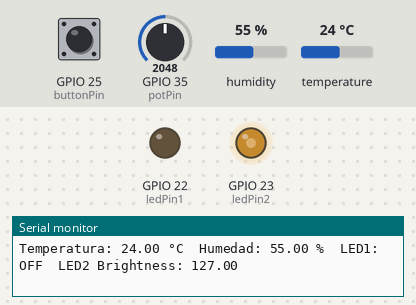
Simulated run of this sketch. Board: ESP32. On the bench: output pins drawn as LEDs (lit = HIGH), the last lines printed to the serial monitor. Dashed ring = blinking. The test bench sets the inputs (shaded band); at power-on: GPIO 35 (potPin) = 2048, GPIO 25 (buttonPin) HIGH, humidity 55 %, temperature 24 °C. WiFi joins after 1.5 s; servers stay silent unless stated; no MQTT or app messages arrive unless stated.

Above: at 2.7 s.
2.8 s: GPIO 35 (potPin) set to 2866
At 4.1 s:
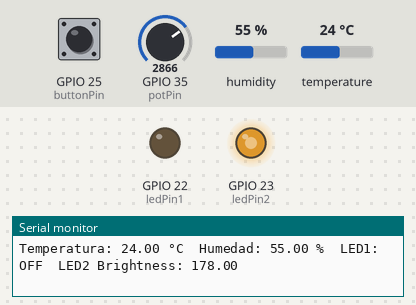
5.0 s: GPIO 25 (buttonPin) pulled LOW for 3.2 s
At 8.4 s:
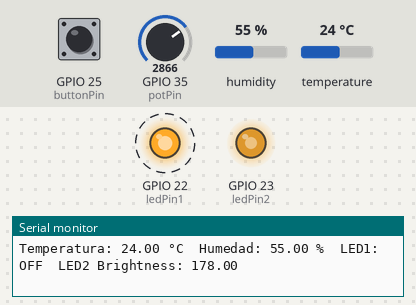
9.7 s: GPIO 35 (potPin) set to 1228
At 10.3 s:
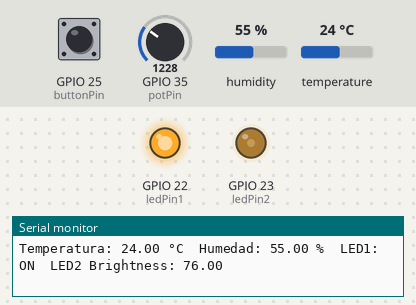
11.4 s: GPIO 35 (potPin) set to 3603
At 13.3 s:
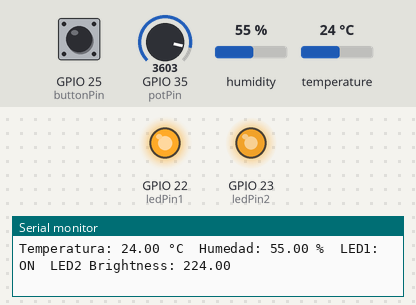
13.8 s: GPIO 25 (buttonPin) pulled LOW for 0.15 s
At 14.6 s:
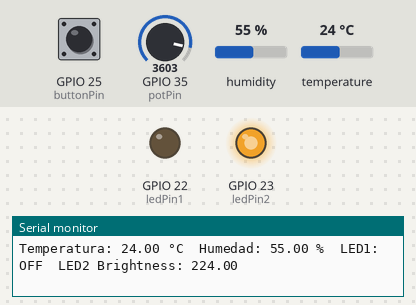
15.4 s: GPIO 35 (potPin) set to 491
At 16.4 s:
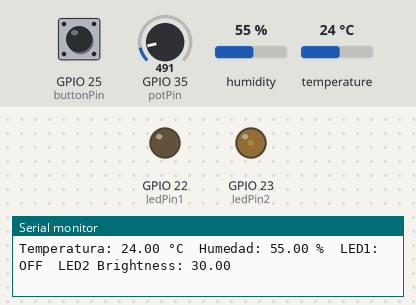
Timing chart, 0 to 18.1 s (numbered marks = the images above; inputs shaded):
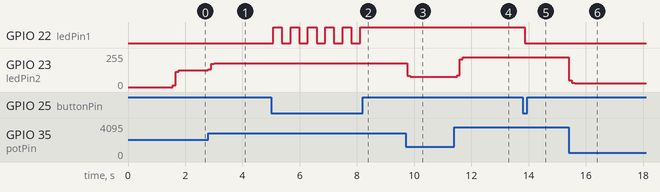

The sketch:

sketch.ino
```cpp
#include <WiFi.h>
#include <PubSubClient.h>
#include "DHT.h"

// Configuración de la red WiFi
const char* ssid = "Wokwi-GUEST";
const char* password = "";

// Configuración del servidor MQTT
const char* mqtt_server = "138.59.247.221";
const int mqtt_port = 1883;
const char* mqtt_user = "";
const char* mqtt_password = "";
const char* mqtt_topic_temp = "temperatura";
const char* mqtt_topic_hum = "humedad";
const char* mqtt_topic_led1 = "led1";
const char* mqtt_topic_led2 = "led2";

// Configuración del pin del sensor DHT22
#define DHT_PIN 14
#define DHT_TYPE DHT22
DHT dht(DHT_PIN, DHT_TYPE);

const int buttonPin = 25;    // Botón conectado al pin 25
const int ledPin1 = 22;      // LED conectado al pin 22
const int ledPin2 = 23;      // LED conectado al pin 23
const int potPin = 35;       // Potenciómetro conectado al pin 35

WiFiClient espClient;
PubSubClient client(espClient);

float smoothedValue = 0;  // Valor suavizado del potenciómetro
int previousValue = 0;    // Valor previo del potenciómetro
bool led1State = false;   // Estado actual del LED1

void setup_wifi() {
  delay(10);
  Serial.println();
  Serial.print("Conectando a ");
  Serial.println(ssid);

  WiFi.begin(ssid, password);

  while (WiFi.status() != WL_CONNECTED) {
    delay(500);
    Serial.print(".");
  }

  Serial.println("");
  Serial.println("Conectado a la red WiFi");
  Serial.println("Dirección IP: ");
  Serial.println(WiFi.localIP());
}

void reconnect() {
  while (!client.connected()) {
    Serial.print("Intentando conexión MQTT...");
    if (client.connect("ESP32Client", mqtt_user, mqtt_password)) {
      Serial.println("conectado");
    } else {
      Serial.print("falló, estado ");
      Serial.print(client.state());
      Serial.println(" intentando de nuevo en 5 segundos");
      delay(5000);
    }
  }
}

void setup() {
  Serial.begin(115200);
  dht.begin();
  pinMode(buttonPin, INPUT_PULLUP); // Configura el pin del botón como entrada con pull-up
  pinMode(ledPin1, OUTPUT);
  pinMode(ledPin2, OUTPUT);
  setup_wifi();
  client.setServer(mqtt_server, mqtt_port);
}

void loop() {
  if (!client.connected()) {
    reconnect();
  }
  client.loop();

  float temperatura = dht.readTemperature();
  float humedad = dht.readHumidity();

  if (isnan(temperatura) || isnan(humedad)) {
    Serial.println("Error al leer la temperatura o humedad desde el sensor DHT22");
    return;
  }

  Serial.print("Temperatura: ");
  Serial.print(temperatura);
  Serial.print(" °C\t");
  Serial.print("Humedad: ");
  Serial.print(humedad);
  Serial.print(" %\t");
  Serial.print("LED1: ");
  Serial.print(led1State ? "ON" : "OFF");
  Serial.print("\t");
  Serial.print("LED2 Brightness: ");
  Serial.println(smoothedValue);

  // Envío de temperatura y humedad como mensajes independientes
  char tempBuffer[10];
  dtostrf(temperatura, 4, 2, tempBuffer);
  client.publish(mqtt_topic_temp, tempBuffer);

  char humBuffer[10];
  dtostrf(humedad, 4, 2, humBuffer);
  client.publish(mqtt_topic_hum, humBuffer);

  // Lectura del estado del botón y control del LED1
  int buttonState = digitalRead(buttonPin);
  if (buttonState == LOW) {
    led1State = !led1State; // Cambia el estado del LED1
    digitalWrite(ledPin1, led1State ? HIGH : LOW); // Enciende o apaga el LED1 según el estado actual
    client.publish(mqtt_topic_led1, led1State ? "ON" : "OFF");
    delay(200); // Retardo para evitar rebotes
  }

  // Lectura del valor del potenciómetro y control suavizado de la luminosidad del LED2
  int potValue = analogRead(potPin);
  int mappedValue = map(potValue, 0, 4095, 0, 255);

  if(mappedValue > previousValue){
    smoothedValue = 0.9 * smoothedValue + 0.1 * mappedValue;
  } else {
    smoothedValue = 0.1 * smoothedValue + 0.9 * mappedValue;
  }

  previousValue = mappedValue;

  int brightness = int(smoothedValue);
  analogWrite(ledPin2, brightness); // Controla la luminosidad del LED2
  char brightnessBuffer[4];
  itoa(brightness, brightnessBuffer, 10);
  client.publish(mqtt_topic_led2, brightnessBuffer);

  delay(100); // Pequeño retardo para estabilidad
}
```

Measured:
- after the input at 2.8 s, GPIO 23 (ledPin2): 127/255 → 132/255 at once, → 173/255 0.10 s later, → 177/255 0.10 s later, → 178/255 0.51 s later
- after the input at 5.0 s, GPIO 22 (ledPin1): alternates HIGH for 0.30 s and LOW for 0.30 s, 11 changes in all, then stays HIGH, starting after 0.07 s
- after the input at 9.7 s, GPIO 23 (ledPin2): 178/255 → 86/255 after 0.05 s, → 77/255 0.11 s later, → 76/255 0.10 s later
- after the input at 11.4 s, GPIO 23 (ledPin2): moves from 76/255 to 224/255 over 0.83 s, starting after 0.10 s
- after the input at 13.8 s, GPIO 22 (ledPin1): HIGH → LOW after 0.06 s
- after the input at 15.4 s, GPIO 23 (ledPin2): 224/255 → 49/255 at once, → 31/255 0.10 s later, → 30/255 0.10 s later
